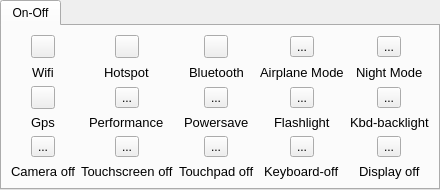
         <widget class="QTabWidget" name="tabWidget_onoff">
          <property name="currentIndex">
           <number>0</number>
          </property>
          <widget class="QWidget" name="tab_onoff">
           <attribute name="title">
            <string>On-Off</string>
           </attribute>
           <layout class="QGridLayout" name="gridLayout">
            <item row="5" column="1" alignment="Qt::AlignHCenter">
             <widget class="QLabel" name="touchscreenoff">
              <property name="font">
               <font>
                <pointsize>10</pointsize>
               </font>
              </property>
              <property name="text">
               <string>Touchscreen off</string>
              </property>
             </widget>
            </item>
            <item row="1" column="3" alignment="Qt::AlignHCenter">
             <widget class="QLabel" name="airplanemode">
              <property name="font">
               <font>
                <pointsize>10</pointsize>
                <weight>50</weight>
                <bold>false</bold>
               </font>
              </property>
              <property name="text">
               <string>Airplane Mode</string>
              </property>
             </widget>
            </item>
            <item row="3" column="3" alignment="Qt::AlignHCenter">
             <widget class="QLabel" name="flashlight">
              <property name="font">
               <font>
                <pointsize>10</pointsize>
                <weight>50</weight>
                <bold>false</bold>
               </font>
              </property>
              <property name="text">
               <string>Flashlight</string>
              </property>
             </widget>
            </item>
            <item row="0" column="0" alignment="Qt::AlignHCenter">
             <widget class="QToolButton" name="toolButton_wifi">
              <property name="toolTip">
               <string>&lt;html&gt;&lt;head/&gt;&lt;body&gt;&lt;p&gt;wifi on/off&lt;/p&gt;&lt;/body&gt;&lt;/html&gt;</string>
              </property>
              <property name="text">
               <string/>
              </property>
              <property name="icon">
               <iconset theme="network-wireless">
                <normaloff>.</normaloff>.</iconset>
              </property>
              <property name="checkable">
               <bool>true</bool>
              </property>
             </widget>
            </item>
            <item row="2" column="2" alignment="Qt::AlignHCenter">
             <widget class="QToolButton" name="toolButton_batterysaver">
              <property name="toolTip">
               <string>&lt;html&gt;&lt;head/&gt;&lt;body&gt;&lt;p&gt;click to enable powersave mode&lt;/p&gt;&lt;/body&gt;&lt;/html&gt;</string>
              </property>
              <property name="text">
               <string>...</string>
              </property>
              <property name="icon">
               <iconset theme="battery">
                <normaloff>.</normaloff>.</iconset>
              </property>
              <property name="checkable">
               <bool>true</bool>
              </property>
             </widget>
            </item>
            <item row="0" column="1" alignment="Qt::AlignHCenter">
             <widget class="QToolButton" name="toolButton_quickhotspot">
              <property name="toolTip">
               <string>&lt;html&gt;&lt;head/&gt;&lt;body&gt;&lt;p&gt;SSID: QuickHotspot&lt;/p&gt;&lt;p&gt;Password: pass123456789&lt;/p&gt;&lt;/body&gt;&lt;/html&gt;</string>
              </property>
              <property name="text">
               <string/>
              </property>
              <property name="icon">
               <iconset theme="network-wireless-hotspot">
                <normaloff>.</normaloff>.</iconset>
              </property>
              <property name="checkable">
               <bool>true</bool>
              </property>
             </widget>
            </item>
            <item row="3" column="0" alignment="Qt::AlignHCenter">
             <widget class="QLabel" name="gps">
              <property name="font">
               <font>
                <pointsize>10</pointsize>
               </font>
              </property>
              <property name="text">
               <string>Gps</string>
              </property>
             </widget>
            </item>
            <item row="4" column="1" alignment="Qt::AlignHCenter">
             <widget class="QToolButton" name="toolButton_touchscreenoff">
              <property name="toolTip">
               <string>&lt;html&gt;&lt;head/&gt;&lt;body&gt;&lt;p&gt;touchscreen on/off&lt;/p&gt;&lt;/body&gt;&lt;/html&gt;</string>
              </property>
              <property name="text">
               <string>...</string>
              </property>
              <property name="icon">
               <iconset theme="input-tablet">
                <normaloff>.</normaloff>.</iconset>
              </property>
              <property name="checkable">
               <bool>true</bool>
              </property>
             </widget>
            </item>
            <item row="5" column="2" alignment="Qt::AlignHCenter">
             <widget class="QLabel" name="touchpadoff">
              <property name="font">
               <font>
                <pointsize>10</pointsize>
               </font>
              </property>
              <property name="text">
               <string>Touchpad off</string>
              </property>
             </widget>
            </item>
            <item row="3" column="4" alignment="Qt::AlignHCenter">
             <widget class="QLabel" name="kbdbacklight">
              <property name="font">
               <font>
                <pointsize>10</pointsize>
               </font>
              </property>
              <property name="text">
               <string>Kbd-backlight</string>
              </property>
             </widget>
            </item>
            <item row="1" column="2" alignment="Qt::AlignHCenter">
             <widget class="QLabel" name="bluetooth">
              <property name="font">
               <font>
                <pointsize>10</pointsize>
                <weight>50</weight>
                <bold>false</bold>
               </font>
              </property>
              <property name="text">
               <string>Bluetooth</string>
              </property>
             </widget>
            </item>
            <item row="2" column="1" alignment="Qt::AlignHCenter">
             <widget class="QToolButton" name="toolButton_performacemode">
              <property name="toolTip">
               <string>&lt;html&gt;&lt;head/&gt;&lt;body&gt;&lt;p&gt;click to enable performance mode&lt;/p&gt;&lt;/body&gt;&lt;/html&gt;</string>
              </property>
              <property name="text">
               <string>...</string>
              </property>
              <property name="icon">
               <iconset theme="battery-full-charging">
                <normaloff>.</normaloff>.</iconset>
              </property>
              <property name="checkable">
               <bool>true</bool>
              </property>
             </widget>
            </item>
            <item row="1" column="4" alignment="Qt::AlignHCenter">
             <widget class="QLabel" name="nightmode">
              <property name="font">
               <font>
                <pointsize>10</pointsize>
                <weight>50</weight>
                <bold>false</bold>
               </font>
              </property>
              <property name="text">
               <string>Night Mode</string>
              </property>
             </widget>
            </item>
            <item row="5" column="0" alignment="Qt::AlignHCenter">
             <widget class="QLabel" name="cameroff">
              <property name="font">
               <font>
                <pointsize>10</pointsize>
                <weight>50</weight>
                <bold>false</bold>
               </font>
              </property>
              <property name="text">
               <string>Camera off</string>
              </property>
             </widget>
            </item>
            <item row="1" column="1" alignment="Qt::AlignHCenter">
             <widget class="QLabel" name="hotspot">
              <property name="font">
               <font>
                <pointsize>10</pointsize>
                <weight>50</weight>
                <bold>false</bold>
               </font>
              </property>
              <property name="text">
               <string>Hotspot</string>
              </property>
             </widget>
            </item>
            <item row="0" column="3" alignment="Qt::AlignHCenter">
             <widget class="QToolButton" name="toolButton_airplanemode">
              <property name="toolTip">
               <string>&lt;html&gt;&lt;head/&gt;&lt;body&gt;&lt;p&gt;Airplane on/off&lt;/p&gt;&lt;/body&gt;&lt;/html&gt;</string>
              </property>
              <property name="text">
               <string>...</string>
              </property>
              <property name="icon">
               <iconset theme="airplane-mode">
                <normaloff>.</normaloff>.</iconset>
              </property>
              <property name="checkable">
               <bool>true</bool>
              </property>
             </widget>
            </item>
            <item row="1" column="0" alignment="Qt::AlignHCenter">
             <widget class="QLabel" name="wifi">
              <property name="font">
               <font>
                <pointsize>10</pointsize>
                <weight>50</weight>
                <bold>false</bold>
               </font>
              </property>
              <property name="text">
               <string>Wifi</string>
              </property>
             </widget>
            </item>
            <item row="0" column="2" alignment="Qt::AlignHCenter">
             <widget class="QToolButton" name="toolButton_bluetooth">
              <property name="toolTip">
               <string>&lt;html&gt;&lt;head/&gt;&lt;body&gt;&lt;p&gt;Bluetooth on/off&lt;/p&gt;&lt;/body&gt;&lt;/html&gt;</string>
              </property>
              <property name="text">
               <string/>
              </property>
              <property name="icon">
               <iconset theme="network-bluetooth">
                <normaloff>.</normaloff>.</iconset>
              </property>
              <property name="checkable">
               <bool>true</bool>
              </property>
             </widget>
            </item>
            <item row="0" column="4" alignment="Qt::AlignHCenter">
             <widget class="QToolButton" name="toolButton_nightmode">
              <property name="toolTip">
               <string>&lt;html&gt;&lt;head/&gt;&lt;body&gt;&lt;p&gt;redshift on/off&lt;/p&gt;&lt;/body&gt;&lt;/html&gt;</string>
              </property>
              <property name="text">
               <string>...</string>
              </property>
              <property name="icon">
               <iconset theme="redeyes">
                <normaloff>.</normaloff>.</iconset>
              </property>
              <property name="checkable">
               <bool>true</bool>
              </property>
             </widget>
            </item>
            <item row="3" column="1" alignment="Qt::AlignHCenter">
             <widget class="QLabel" name="performancemode">
              <property name="font">
               <font>
                <pointsize>10</pointsize>
                <weight>50</weight>
                <bold>false</bold>
               </font>
              </property>
              <property name="text">
               <string>Performance</string>
              </property>
             </widget>
            </item>
            <item row="2" column="0" alignment="Qt::AlignHCenter">
             <widget class="QToolButton" name="toolButton_gps">
              <property name="toolTip">
               <string>&lt;html&gt;&lt;head/&gt;&lt;body&gt;&lt;p&gt;GPS on/off&lt;/p&gt;&lt;/body&gt;&lt;/html&gt;</string>
              </property>
              <property name="text">
               <string/>
              </property>
              <property name="icon">
               <iconset theme="gps">
                <normaloff>.</normaloff>.</iconset>
              </property>
              <property name="checkable">
               <bool>true</bool>
              </property>
             </widget>
            </item>
            <item row="4" column="0" alignment="Qt::AlignHCenter">
             <widget class="QToolButton" name="toolButton_cameraoff">
              <property name="toolTip">
               <string>&lt;html&gt;&lt;head/&gt;&lt;body&gt;&lt;p&gt;camera on/off&lt;/p&gt;&lt;/body&gt;&lt;/html&gt;</string>
              </property>
              <property name="text">
               <string>...</string>
              </property>
              <property name="icon">
               <iconset theme="camera-off">
                <normaloff>.</normaloff>.</iconset>
              </property>
              <property name="checkable">
               <bool>true</bool>
              </property>
             </widget>
            </item>
            <item row="2" column="3" alignment="Qt::AlignHCenter">
             <widget class="QToolButton" name="toolButton_flashlight">
              <property name="toolTip">
               <string>&lt;html&gt;&lt;head/&gt;&lt;body&gt;&lt;p&gt;flashlight on/off&lt;/p&gt;&lt;/body&gt;&lt;/html&gt;</string>
              </property>
              <property name="text">
               <string>...</string>
              </property>
              <property name="icon">
               <iconset theme="flashlight-on">
                <normaloff>.</normaloff>.</iconset>
              </property>
              <property name="checkable">
               <bool>true</bool>
              </property>
             </widget>
            </item>
            <item row="2" column="4" alignment="Qt::AlignHCenter">
             <widget class="QToolButton" name="toolButton_kbdbacklight">
              <property name="toolTip">
               <string>&lt;html&gt;&lt;head/&gt;&lt;body&gt;&lt;p&gt;keyboard backlight on/off&lt;/p&gt;&lt;/body&gt;&lt;/html&gt;</string>
              </property>
              <property name="text">
               <string>...</string>
              </property>
              <property name="icon">
               <iconset theme="input-keyboard-virtual-on">
                <normaloff>.</normaloff>.</iconset>
              </property>
              <property name="checkable">
               <bool>true</bool>
              </property>
             </widget>
            </item>
            <item row="3" column="2" alignment="Qt::AlignHCenter">
             <widget class="QLabel" name="batterysaver">
              <property name="font">
               <font>
                <pointsize>10</pointsize>
                <weight>50</weight>
                <bold>false</bold>
               </font>
              </property>
              <property name="text">
               <string>Powersave</string>
              </property>
             </widget>
            </item>
            <item row="4" column="2" alignment="Qt::AlignHCenter">
             <widget class="QToolButton" name="toolButton_touchpadoff">
              <property name="toolTip">
               <string>&lt;html&gt;&lt;head/&gt;&lt;body&gt;&lt;p&gt;touchpad on/off&lt;/p&gt;&lt;/body&gt;&lt;/html&gt;</string>
              </property>
              <property name="text">
               <string>...</string>
              </property>
              <property name="icon">
               <iconset theme="input-touchpad">
                <normaloff>.</normaloff>.</iconset>
              </property>
              <property name="checkable">
               <bool>true</bool>
              </property>
             </widget>
            </item>
            <item row="4" column="3" alignment="Qt::AlignHCenter">
             <widget class="QToolButton" name="toolButton">
              <property name="toolTip">
               <string>&lt;html&gt;&lt;head/&gt;&lt;body&gt;&lt;p&gt;laptop Keyboard on/off&lt;/p&gt;&lt;/body&gt;&lt;/html&gt;</string>
              </property>
              <property name="text">
               <string>...</string>
              </property>
              <property name="icon">
               <iconset theme="input-keyboard"/>
              </property>
              <property name="checkable">
               <bool>true</bool>
              </property>
             </widget>
            </item>
            <item row="4" column="4" alignment="Qt::AlignHCenter">
             <widget class="QToolButton" name="toolButton_displayoff">
              <property name="toolTip">
               <string>&lt;html&gt;&lt;head/&gt;&lt;body&gt;&lt;p&gt;click to turn off display&lt;/p&gt;&lt;/body&gt;&lt;/html&gt;</string>
              </property>
              <property name="text">
               <string>...</string>
              </property>
              <property name="icon">
               <iconset theme="monitor">
                <normaloff>.</normaloff>.</iconset>
              </property>
             </widget>
            </item>
            <item row="5" column="3" alignment="Qt::AlignHCenter">
             <widget class="QLabel" name="label">
              <property name="font">
               <font>
                <pointsize>10</pointsize>
               </font>
              </property>
              <property name="text">
               <string>Keyboard-off</string>
              </property>
             </widget>
            </item>
            <item row="5" column="4" alignment="Qt::AlignHCenter">
             <widget class="QLabel" name="displayoff">
              <property name="font">
               <font>
                <pointsize>10</pointsize>
               </font>
              </property>
              <property name="text">
               <string>Display off</string>
              </property>
             </widget>
            </item>
           </layout>
          </widget>
         </widget>
